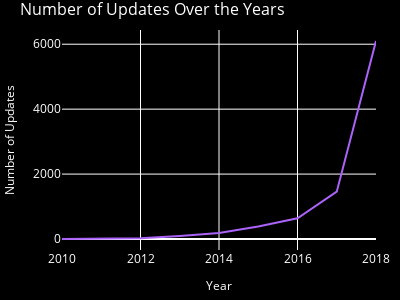

The cell this chart's notebook holds for it:
### Code cell
# Updates Per Year Plot
updates_per_year = apps_df['Last Updated'].dt.year.value_counts().sort_index()
fig5= px.line(
    x=updates_per_year.index,
    y=updates_per_year.values,
    labels={'x': 'Year', 'y': 'Number of Updates'},
    title='Number of Updates Over the Years',
    color_discrete_sequence=['#AB63FA'],
    width=plot_width,
    height=plot_height
)
fig5.update_layout(
    plot_bgcolor=plot_bg_color,
    paper_bgcolor=plot_bg_color,
    font_color=text_color,
    title_font=title_font,
    xaxis=dict(title_font=axis_font),
    yaxis=dict(title_font=axis_font),
    margin=dict(l=10, r=10, t=30, b=10)
)
fig5.show()

### Figure 1 — Plotly figure (JSON) as saved in the notebook; plotly's stock layout.template omitted (floating-point values rounded to 4 significant figures)
{"data": [{"hovertemplate": "Year=%{x}<br>Number of Updates=%{y}<extra></extra>", "legendgroup": "", "line": {"color": "#AB63FA", "dash": "solid"}, "marker": {"symbol": "circle"}, "mode": "lines", "name": "", "orientation": "v", "showlegend": false, "type": "scatter", "x": [2010, 2011, 2012, 2013, 2014, 2015, 2016, 2017, 2018], "xaxis": "x", "y": [1, 15, 21, 92, 185, 383, 638, 1458, 6099], "yaxis": "y"}], "layout": {"font": {"color": "white"}, "height": 300, "legend": {"tracegroupgap": 0}, "margin": {"b": 10, "l": 10, "r": 10, "t": 30}, "paper_bgcolor": "black", "plot_bgcolor": "black", "title": {"font": {"size": 16}, "text": "Number of Updates Over the Years"}, "width": 400, "xaxis": {"anchor": "y", "domain": [0, 1], "title": {"font": {"size": 12}, "text": "Year"}}, "yaxis": {"anchor": "x", "domain": [0, 1], "title": {"font": {"size": 12}, "text": "Number of Updates"}}}}
